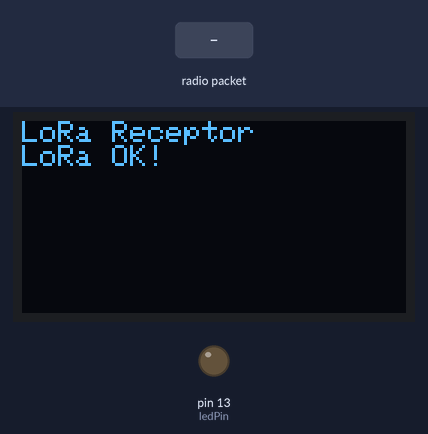
The sketch below on a simulated Arduino Uno, built with avr-gcc and run on an emulated ATmega328P. Shown: 128×64 one-colour display, output pins drawn as LEDs (lit = HIGH). Inputs (shaded band) come from the test bench. No radio packets arrive unless stated; what the sketch prints to the serial monitor is not drawn.

Above: at 3.3 s.
3.4 s: radio packet "ENCENDER" arrives
At 4.2 s:
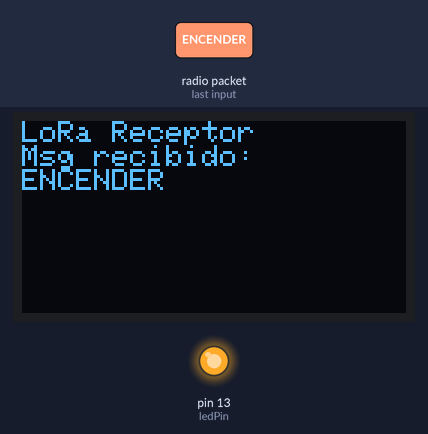
4.9 s: radio packet "APAGAR" arrives
At 5.3 s:
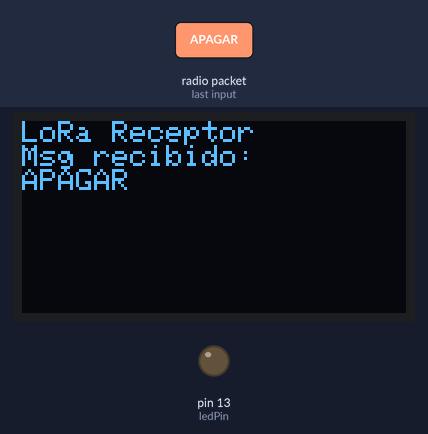
6.4 s: radio packet "1" arrives
At 7.7 s:
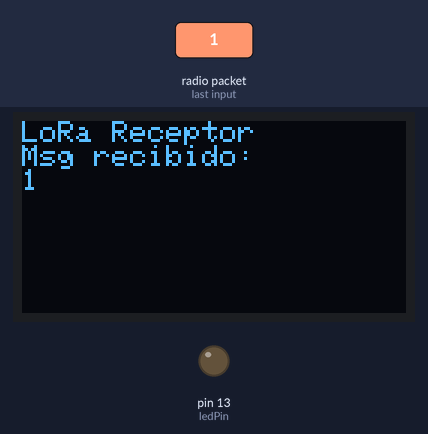
Timing chart, 0 to 9.4 s (numbered marks = the images above; inputs shaded):
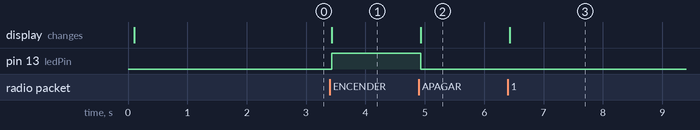

Measured:
- after the input at 3.4 s, pin 13 (ledPin): LOW → HIGH at once; the display: changes at once (image 1)
- after the input at 4.9 s, pin 13 (ledPin): HIGH → LOW at once; the display: changes at once (image 2)
- after the input at 6.4 s, the display: changes at once (image 3)

The sketch:

RecepcionLora.ino
```cpp
#include <SPI.h>
#include <LoRa.h>
#include <Wire.h>
#include <Adafruit_GFX.h>
#include <Adafruit_SSD1306.h>

// Configuración de la pantalla OLED
#define SCREEN_WIDTH 128
#define SCREEN_HEIGHT 64
#define OLED_RESET    -1
Adafruit_SSD1306 display(SCREEN_WIDTH, SCREEN_HEIGHT, &Wire, OLED_RESET);

// Pines para el módulo LoRa
#define SS_PIN    5
#define RST_PIN   14
#define DIO0_PIN  2

// Frecuencia de trabajo
const long frequency = 915E6;

// Pin del LED
const int ledPin = 13; // Pin del LED

void setup() {
  Serial.begin(115200);

  // Inicialización del LED
  pinMode(ledPin, OUTPUT);
  digitalWrite(ledPin, LOW);  // Asegura que el LED esté apagado al inicio

  // Inicialización de la pantalla
  if(!display.begin(SSD1306_SWITCHCAPVCC, 0x3C)){
    Serial.println("Error al iniciar la pantalla OLED");
    while (true);
  }
  display.clearDisplay();
  display.setTextSize(1);
  display.setTextColor(SSD1306_WHITE);
  display.setCursor(0,0);
  display.println("LoRa Receptor");
  display.display();

  // Configuración de pines y inicio de LoRa
  LoRa.setPins(SS_PIN, RST_PIN, DIO0_PIN);
  if (!LoRa.begin(frequency)) {
    Serial.println("Fallo al iniciar LoRa!");
    display.println("LoRa fallo!");
    display.display();
    while (true);
  }
  display.println("LoRa OK!");
  display.display();
  delay(2000);
}

void loop() {
  // Revisar si se ha recibido un paquete LoRa
  int packetSize = LoRa.parsePacket();
  if (packetSize) {
    String mensajeRecibido = "";
    while (LoRa.available()) {
      mensajeRecibido += (char)LoRa.read();
    }

    Serial.print("Mensaje recibido: ");
    Serial.println(mensajeRecibido);

    // Mostrar mensaje recibido en la pantalla OLED
    display.clearDisplay();
    display.setCursor(0,0);
    display.println("LoRa Receptor");
    display.println("Msg recibido:");
    display.println(mensajeRecibido);
    display.display();

    // Controlar el LED según el mensaje recibido
    if (mensajeRecibido == "ENCENDER") {
      digitalWrite(ledPin, HIGH);  // Encender el LED
      Serial.println("LED ENCENDIDO");
    }
    else if (mensajeRecibido == "APAGAR") {
      digitalWrite(ledPin, LOW);  // Apagar el LED
      Serial.println("LED APAGADO");
    }
  }
}
```
